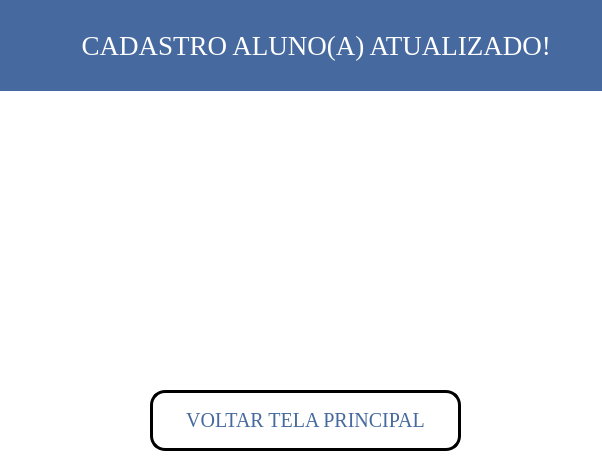
<?xml version="1.0" encoding="UTF-8"?>
<ui version="4.0">
 <class>MainWindow</class>
 <widget class="QMainWindow" name="MainWindow">
  <property name="geometry">
   <rect>
    <x>0</x>
    <y>0</y>
    <width>602</width>
    <height>465</height>
   </rect>
  </property>
  <property name="windowTitle">
   <string>Confirmação de Cadastro</string>
  </property>
  <property name="windowIcon">
   <iconset>
    <normaloff>imagens/diplomado.png</normaloff>imagens/diplomado.png</iconset>
  </property>
  <property name="styleSheet">
   <string notr="true">BACKGROUND-COLOR:rgb(255, 255, 255)</string>
  </property>
  <widget class="QWidget" name="centralwidget">
   <widget class="QLabel" name="label_2">
    <property name="geometry">
     <rect>
      <x>-100</x>
      <y>0</y>
      <width>711</width>
      <height>91</height>
     </rect>
    </property>
    <property name="font">
     <font>
      <family>Georgia</family>
      <pointsize>20</pointsize>
      <weight>50</weight>
      <bold>false</bold>
     </font>
    </property>
    <property name="styleSheet">
     <string notr="true">background-color:rgb(70, 105, 159);
color:rgb(255, 255, 255)</string>
    </property>
    <property name="text">
     <string>                  CADASTRO ALUNO(A) ATUALIZADO!</string>
    </property>
    <property name="alignment">
     <set>Qt::AlignCenter</set>
    </property>
   </widget>
   <widget class="QLabel" name="label">
    <property name="geometry">
     <rect>
      <x>-30</x>
      <y>50</y>
      <width>661</width>
      <height>391</height>
     </rect>
    </property>
    <property name="text">
     <string/>
    </property>
    <property name="pixmap">
     <pixmap>imagens/LOGO_UNIVERS.png</pixmap>
    </property>
    <property name="scaledContents">
     <bool>true</bool>
    </property>
   </widget>
   <widget class="QPushButton" name="botao_tela_principal">
    <property name="geometry">
     <rect>
      <x>150</x>
      <y>390</y>
      <width>311</width>
      <height>61</height>
     </rect>
    </property>
    <property name="font">
     <font>
      <family>Georgia</family>
      <pointsize>15</pointsize>
      <weight>50</weight>
      <bold>false</bold>
     </font>
    </property>
    <property name="cursor">
     <cursorShape>UpArrowCursor</cursorShape>
    </property>
    <property name="styleSheet">
     <string notr="true">QPushButton{
color: rgb(70, 105, 159);
}

QPushButton{
background-color: rgb(255, 255, 255)
}

QPushButton:hover{
	background-color: lightblue
}

QPushButton{
border:3px solid black;
border-radius: 15px;
padding: 2px;
}</string>
    </property>
    <property name="text">
     <string>VOLTAR TELA PRINCIPAL</string>
    </property>
    <property name="icon">
     <iconset>
      <normaloff>imagens/9868474931649315515-128.png</normaloff>imagens/9868474931649315515-128.png</iconset>
    </property>
    <property name="iconSize">
     <size>
      <width>30</width>
      <height>30</height>
     </size>
    </property>
   </widget>
   <zorder>label</zorder>
   <zorder>label_2</zorder>
   <zorder>botao_tela_principal</zorder>
  </widget>
 </widget>
 <resources/>
 <connections/>
</ui>
